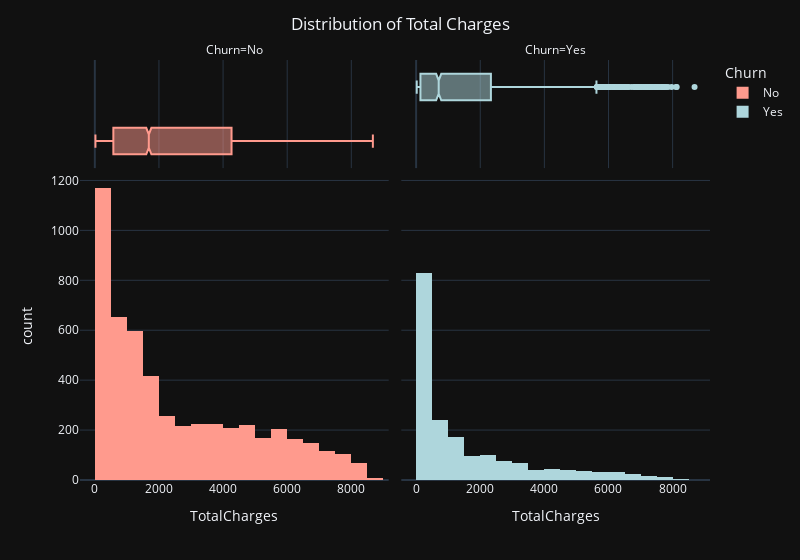

Notebook code cell kept with this figure:
### Code cell
fig = px.histogram(data_frame=main_df, x='TotalCharges', facet_col='Churn', facet_col_wrap=2, color='Churn', 
                    width=800, color_discrete_sequence=['#ff9a8d', '#aed6dc'], marginal='box', 
                    nbins=25, template='plotly_dark')
fig.update_layout(title='Distribution of Total Charges', title_x = 0.5)

### Figure 1 — Plotly figure (JSON) as saved in the notebook; plotly's stock layout.template omitted (floating-point values rounded to 4 significant figures; data arrays with more than 128 entries replaced by an {"elided": "..."} marker saying what was removed)
{"data": [{"alignmentgroup": "True", "bingroup": "x", "hovertemplate": "Churn=No<br>TotalCharges=%{x}<br>count=%{y}<extra></extra>", "legendgroup": "No", "marker": {"color": "#ff9a8d", "pattern": {"shape": ""}}, "name": "No", "nbinsx": 25, "offsetgroup": "No", "orientation": "v", "showlegend": true, "type": "histogram", "x": {"elided": "5163 float values"}, "xaxis": "x", "yaxis": "y"}, {"alignmentgroup": "True", "hovertemplate": "Churn=No<br>TotalCharges=%{x}<extra></extra>", "legendgroup": "No", "marker": {"color": "#ff9a8d"}, "name": "No", "notched": true, "offsetgroup": "No", "showlegend": false, "type": "box", "x": {"elided": "5163 float values"}, "xaxis": "x3", "yaxis": "y3"}, {"alignmentgroup": "True", "bingroup": "x", "hovertemplate": "Churn=Yes<br>TotalCharges=%{x}<br>count=%{y}<extra></extra>", "legendgroup": "Yes", "marker": {"color": "#aed6dc", "pattern": {"shape": ""}}, "name": "Yes", "nbinsx": 25, "offsetgroup": "Yes", "orientation": "v", "showlegend": true, "type": "histogram", "x": {"elided": "1869 float values"}, "xaxis": "x2", "yaxis": "y2"}, {"alignmentgroup": "True", "hovertemplate": "Churn=Yes<br>TotalCharges=%{x}<extra></extra>", "legendgroup": "Yes", "marker": {"color": "#aed6dc"}, "name": "Yes", "notched": true, "offsetgroup": "Yes", "showlegend": false, "type": "box", "x": {"elided": "1869 float values"}, "xaxis": "x4", "yaxis": "y4"}], "layout": {"annotations": [{"font": {}, "showarrow": false, "text": "Churn=No", "x": 0.245, "xanchor": "center", "xref": "paper", "y": 1, "yanchor": "bottom", "yref": "paper"}, {"font": {}, "showarrow": false, "text": "Churn=Yes", "x": 0.755, "xanchor": "center", "xref": "paper", "y": 1, "yanchor": "bottom", "yref": "paper"}], "barmode": "relative", "legend": {"title": {"text": "Churn"}, "tracegroupgap": 0}, "margin": {"t": 60}, "title": {"text": "Distribution of Total Charges", "x": 0.5}, "width": 800, "xaxis": {"anchor": "y", "domain": [0, 0.49], "title": {"text": "TotalCharges"}}, "xaxis2": {"anchor": "y2", "domain": [0.51, 1], "matches": "x", "title": {"text": "TotalCharges"}}, "xaxis3": {"anchor": "y3", "domain": [0, 0.49], "matches": "x", "showgrid": true, "showticklabels": false}, "xaxis4": {"anchor": "y4", "domain": [0.51, 1], "matches": "x", "showgrid": true, "showticklabels": false}, "yaxis": {"anchor": "x", "domain": [0, 0.7326], "title": {"text": "count"}}, "yaxis2": {"anchor": "x2", "domain": [0, 0.7326], "matches": "y", "showticklabels": false}, "yaxis3": {"anchor": "x3", "domain": [0.7426, 1], "matches": "y3", "showgrid": false, "showline": false, "showticklabels": false, "ticks": ""}, "yaxis4": {"anchor": "x4", "domain": [0.7426, 1], "matches": "y3", "showgrid": false, "showline": false, "showticklabels": false, "ticks": ""}}}
